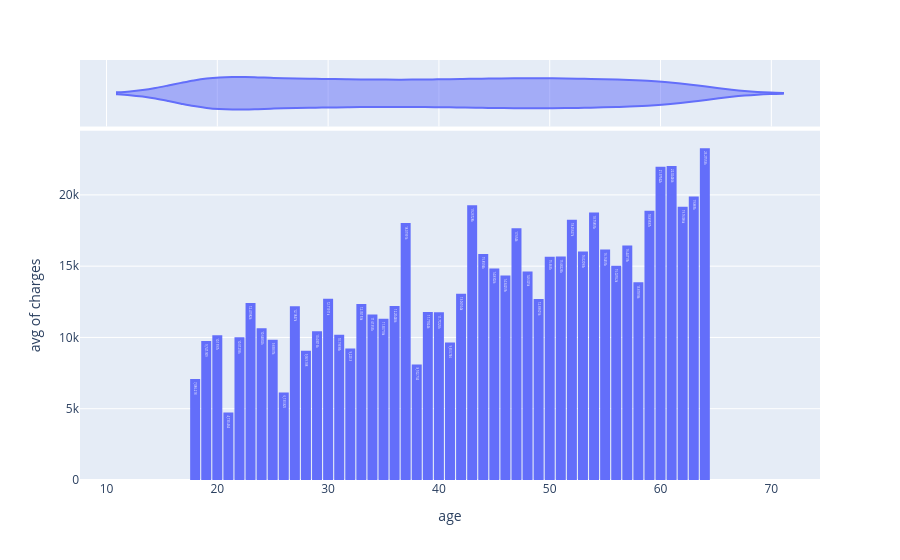

Notebook code cell kept with this figure:
### Code cell
fig = px.histogram(medical_df, x='age',y='charges',histfunc="avg", nbins=47,marginal="violin",text_auto=True)
fig.update_layout(bargap=0.1)
fig.show()

### Figure 1 — Plotly figure (JSON) as saved in the notebook; plotly's stock layout.template omitted (floating-point values rounded to 4 significant figures; data arrays with more than 128 entries replaced by an {"elided": "..."} marker saying what was removed)
{"data": [{"bingroup": "x", "histfunc": "avg", "hovertemplate": "age=%{x}<br>avg of charges=%{y}<extra></extra>", "legendgroup": "", "marker": {"color": "#636efa", "pattern": {"shape": ""}}, "name": "", "nbinsx": 47, "orientation": "v", "showlegend": false, "texttemplate": "%{value}", "type": "histogram", "x": {"elided": "1338 int values"}, "xaxis": "x", "y": {"elided": "1338 float values"}, "yaxis": "y"}, {"hovertemplate": "age=%{x}<extra></extra>", "legendgroup": "", "marker": {"color": "#636efa"}, "name": "", "scalegroup": "x", "showlegend": false, "type": "violin", "x": {"elided": "1338 int values"}, "xaxis": "x2", "yaxis": "y2"}], "layout": {"bargap": 0.1, "barmode": "relative", "legend": {"tracegroupgap": 0}, "margin": {"t": 60}, "xaxis": {"anchor": "y", "domain": [0, 1], "title": {"text": "age"}}, "xaxis2": {"anchor": "y2", "domain": [0, 1], "matches": "x", "showgrid": true, "showticklabels": false}, "yaxis": {"anchor": "x", "domain": [0, 0.8316], "title": {"text": "avg of charges"}}, "yaxis2": {"anchor": "x2", "domain": [0.8416, 1], "matches": "y2", "showgrid": false, "showline": false, "showticklabels": false, "ticks": ""}}}
